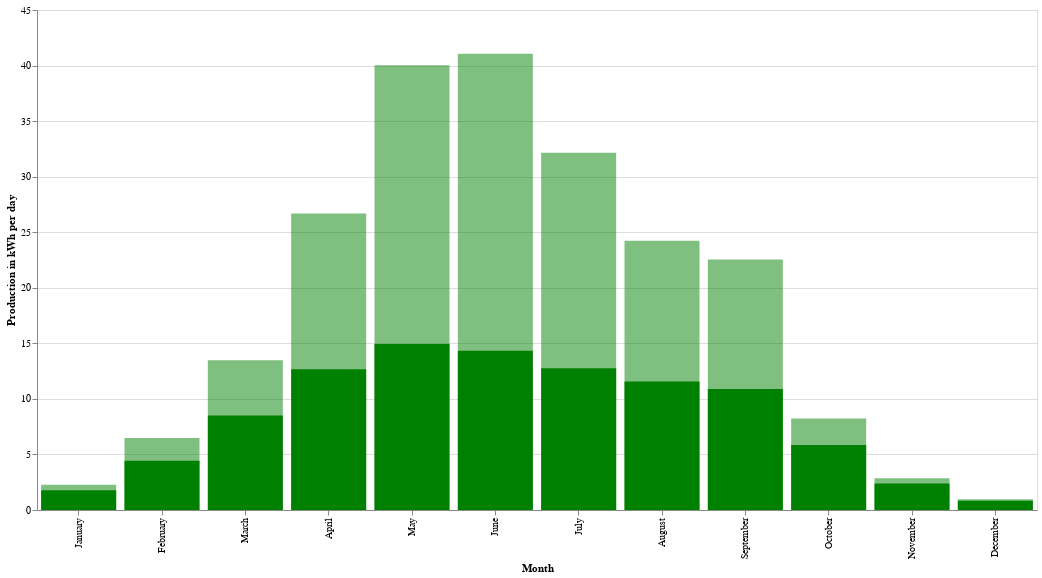

Here is the notebook cell this chart was saved with:
### Markdown cell above
## 5.2 EasyGreen's Solar Power Production and Utilization

### Code cell
data['usage_month'] = data['usage_date'].dt.month 

# Ensure 'totalProductPower' is float and apply conditions
data['totalProductPower'] = data['totalProductPower'].astype(float)
data['totalProductPower'] = data['totalProductPower'].apply(lambda x: max(0, min(x, 10000)))

# Convert 'usage_date' to month names
data['usage_month'] = data['usage_date'].dt.strftime('%B')
month_order = ['January', 'February', 'March', 'April', 'May', 'June', 'July', 'August', 'September', 'October', 'November', 'December']
data['usage_month'] = pd.Categorical(data['usage_month'], categories=month_order, ordered=True)

# Ensure 'totalProductPower' is float and apply conditions
data['totalProductPower'] = data['totalProductPower'].astype(float)
data['totalProductPower'] = data['totalProductPower'].apply(lambda x: max(0, min(x, 10000)))

# Chart data
production_data = data.groupby('usage_month')['totalProductPower'].mean().reset_index()
self_use_data = data.groupby('usage_month')['totalSelfUsePower'].mean().reset_index()

# Charts
production_chart = alt.Chart(production_data).mark_bar(color = 'green', opacity=0.5).encode(
    x=alt.X('usage_month:N', title='Month', sort=month_order),  # Specify nominal data with :N
    y=alt.Y('totalProductPower:Q', title='Production in kWh per day'),  # Specify quantitative data with :Q
    tooltip=[
        alt.Tooltip('usage_month:N', title='Month'),
        alt.Tooltip('totalProductPower:Q', title='Average Production per Day')
    ]
).properties(
    height=500,
    width=1000
)
selfUse_chart = alt.Chart(self_use_data).mark_bar(color = 'green').encode(
    x=alt.X('usage_month:N', sort=month_order),  # Specify nominal data with :N
    y=alt.Y('totalSelfUsePower:Q'),  # Specify quantitative data with :Q
    tooltip=[
        alt.Tooltip('usage_month:N', title='Month'),
        alt.Tooltip('totalSelfUsePower:Q', title='Average Utilized Production per Day')
    ]
).properties(
    height=500,
    width=1000
)

combined_chart = alt.layer(
    production_chart,
    selfUse_chart
).resolve_scale(
    color='independent',  # This allows each chart to use its own color scheme if needed
    y='shared'  # Ensures both charts share the same y-axis for accurate comparison
).properties(
    width=1000,  # Set the width of the combined chart
    height=500   # Set the height of the combined chart
)

combined_chart.show()

### Figure 1 — Vega-Lite specification as saved in the notebook (floating-point values rounded to 4 significant figures)
{"config": {"view": {"continuousWidth": 300, "continuousHeight": 300}}, "layer": [{"data": {"name": "data-9e48f7f6f645fcfd7650515b64e7091b"}, "mark": {"type": "bar", "color": "green", "opacity": 0.5}, "encoding": {"tooltip": [{"field": "usage_month", "title": "Month", "type": "nominal"}, {"field": "totalProductPower", "title": "Average Production per Day", "type": "quantitative"}], "x": {"field": "usage_month", "sort": ["January", "February", "March", "April", "May", "June", "July", "August", "September", "October", "November", "December"], "title": "Month", "type": "nominal"}, "y": {"field": "totalProductPower", "title": "Production in kWh per day", "type": "quantitative"}}}, {"data": {"name": "data-a12f7a140759f42b9ff3c3dabc28dc62"}, "mark": {"type": "bar", "color": "green"}, "encoding": {"tooltip": [{"field": "usage_month", "title": "Month", "type": "nominal"}, {"field": "totalSelfUsePower", "title": "Average Utilized Production per Day", "type": "quantitative"}], "x": {"field": "usage_month", "sort": ["January", "February", "March", "April", "May", "June", "July", "August", "September", "October", "November", "December"], "type": "nominal"}, "y": {"field": "totalSelfUsePower", "type": "quantitative"}}}], "height": 500, "resolve": {"scale": {"color": "independent", "y": "shared"}}, "width": 1000, "$schema": "https://vega.github.io/schema/vega-lite/v5.17.0.json", "datasets": {"data-9e48f7f6f645fcfd7650515b64e7091b": [{"usage_month": "January", "totalProductPower": 2.271}, {"usage_month": "February", "totalProductPower": 6.478}, {"usage_month": "March", "totalProductPower": 13.49}, {"usage_month": "April", "totalProductPower": 26.68}, {"usage_month": "May", "totalProductPower": 40.04}, {"usage_month": "June", "totalProductPower": 41.07}, {"usage_month": "July", "totalProductPower": 32.15}, {"usage_month": "August", "totalProductPower": 24.24}, {"usage_month": "September", "totalProductPower": 22.54}, {"usage_month": "October", "totalProductPower": 8.231}, {"usage_month": "November", "totalProductPower": 2.866}, {"usage_month": "December", "totalProductPower": 0.9674}], "data-a12f7a140759f42b9ff3c3dabc28dc62": [{"usage_month": "January", "totalSelfUsePower": 1.783}, {"usage_month": "February", "totalSelfUsePower": 4.424}, {"usage_month": "March", "totalSelfUsePower": 8.515}, {"usage_month": "April", "totalSelfUsePower": 12.68}, {"usage_month": "May", "totalSelfUsePower": 14.94}, {"usage_month": "June", "totalSelfUsePower": 14.33}, {"usage_month": "July", "totalSelfUsePower": 12.75}, {"usage_month": "August", "totalSelfUsePower": 11.56}, {"usage_month": "September", "totalSelfUsePower": 10.9}, {"usage_month": "October", "totalSelfUsePower": 5.84}, {"usage_month": "November", "totalSelfUsePower": 2.374}, {"usage_month": "December", "totalSelfUsePower": 0.8349}]}}
